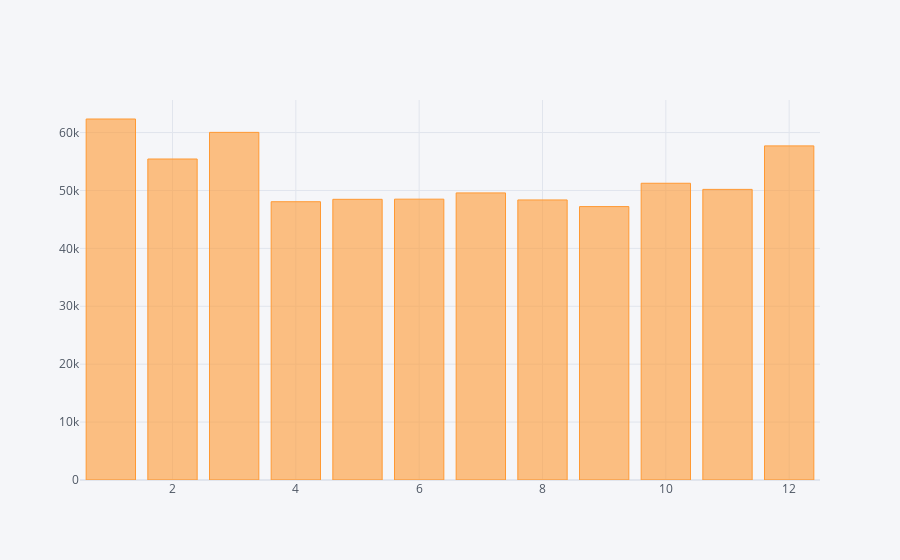

The notebook cell saved with this chart:
### Code cell
sns.set_style('whitegrid')
g = byMonth.reset_index().iplot(kind='bar',x='Month',y='lat')

### Figure 1 — Plotly figure (JSON) as saved in the notebook; plotly's stock layout.template omitted (floating-point values rounded to 4 significant figures)
{"data": [{"marker": {"color": "rgba(255, 153, 51, 0.6)", "line": {"color": "rgba(255, 153, 51, 1.0)", "width": 1}}, "name": "lat", "orientation": "v", "text": "", "type": "bar", "x": [1, 2, 3, 4, 5, 6, 7, 8, 9, 10, 11, 12], "y": [62336, 55427, 60027, 48050, 48467, 48493, 49571, 48359, 47213, 51240, 50182, 57692]}], "layout": {"legend": {"bgcolor": "#F5F6F9", "font": {"color": "#4D5663"}}, "paper_bgcolor": "#F5F6F9", "plot_bgcolor": "#F5F6F9", "title": {"font": {"color": "#4D5663"}}, "xaxis": {"gridcolor": "#E1E5ED", "showgrid": true, "tickfont": {"color": "#4D5663"}, "title": {"font": {"color": "#4D5663"}, "text": ""}, "zerolinecolor": "#E1E5ED"}, "yaxis": {"gridcolor": "#E1E5ED", "showgrid": true, "tickfont": {"color": "#4D5663"}, "title": {"font": {"color": "#4D5663"}, "text": ""}, "zerolinecolor": "#E1E5ED"}}}
